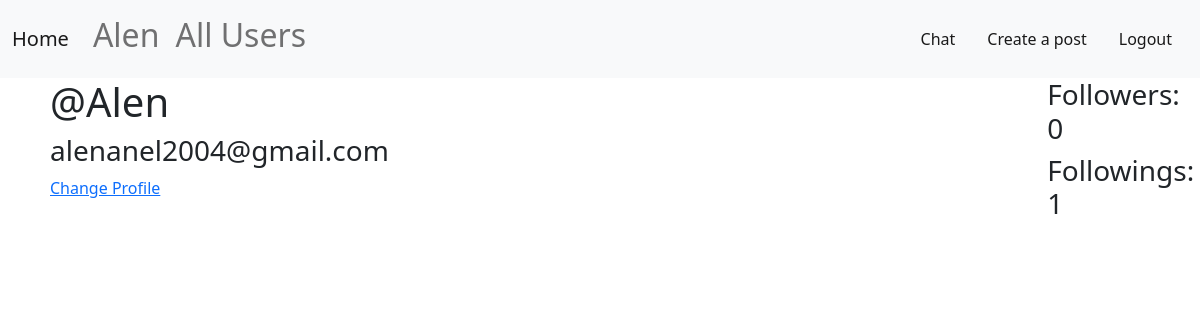
Page /user-post/3 (signed in) on the earlier database version.
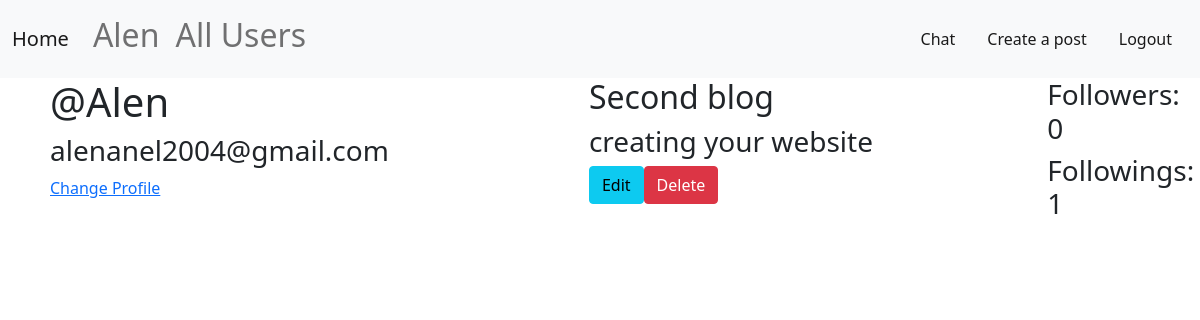
Same page on the later database version.
### SocialMedia/models.py (models this page shows, shortened)
class Post(models.Model):
    user = models.ForeignKey(User, on_delete=models.CASCADE)
    post_name = models.CharField(max_length=30)
    post_description = models.TextField()

### SocialMedia/views.py (the view)
# urls.py: path("user-post/<str:pk>", UserPost, name="user-post"),
@login_required(login_url='login')
def UserPost(request, pk):
    is_followed = False
    user = User.objects.get(id=pk)
    posts = user.post_set.all()
    for follower in user.follower.all():
        if follower == request.user:
            is_followed = True
    context = {
        'posts': posts,
        'user_post': user,
        'is_followed': is_followed,
        }
    return render(request, "SocialMedia/user/posts_user.html", context=context)

### SocialMedia/templates/SocialMedia/user/posts_user.html (shortened to what this page needs)
{% extends 'SocialMedia/base.html' %}
{% block content %}
<div class="profile">
    <div class="user-profile">
        <h1>@{{user_post.username}}</h1>
        <h3>{{user_post.email}}</h3>
        {% if request.user.id == user_post.id %}<a href="{% url 'profile-form' user.id %}">Change Profile</a>{% endif %}
    </div>
    <div class="posts">
        {% for post in posts %}
            <h2>{{post.post_name}}</h2>
            <h3>{{post.post_description}}</h3>
            {% if request.user.id == user_post.id %}<button type="button" class="btn btn-info" onclick="window.location.href='{% url 'post-change' post.id%}'">Edit</button><button type="button" class="btn btn-danger" onclick="window.location.href='{% url 'post-delete' post.id%}'">Delete</button>{% endif %}
        {% endfor %}
    </div>
    <div>
        <h3>Followers: {{user_post.follower.all.count}}</h3>
        <h3>Followings: {{user_post.following.all.count}}</h3>
    </div>
</div>
{% endblock %}

Differences in the rows shown:
added Post: post_name "Second blog", post_description "creating your website"
